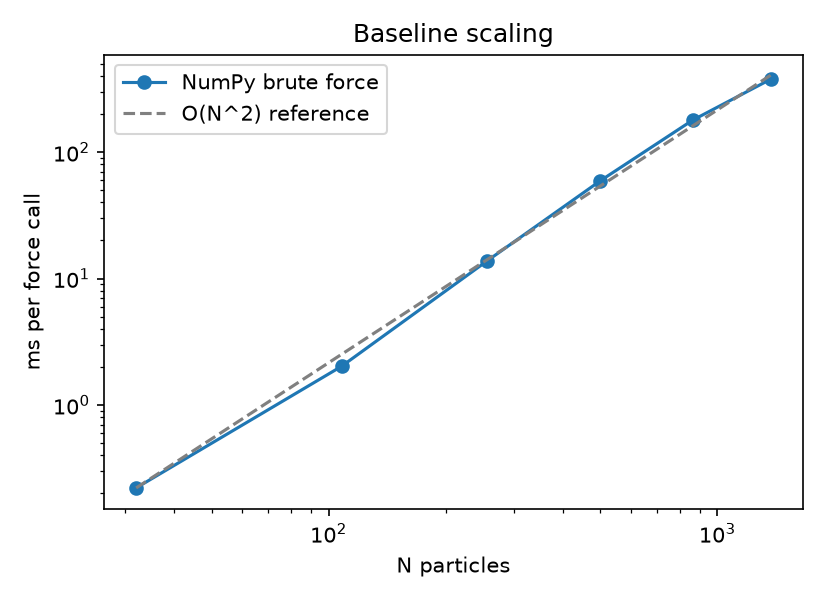

Here is the Python script that generated this plot:
"""Baseline benchmark: pure-NumPy brute-force force calculation vs particle number."""

import csv
import time

import matplotlib
matplotlib.use("Agg")
import matplotlib.pyplot as plt
import numpy as np

from mdlite.forces import compute_forces_brute
from mdlite.system import create_fcc_system

rows = []
print(f"{'N':>6} {'ms per force call':>20}")
for n_cells in [2, 3, 4, 5, 6, 7]:
    s = create_fcc_system(n_cells, density=0.8, temperature=1.0, seed=1)
    compute_forces_brute(s.positions, s.box)           # warm-up
    times = []
    for _ in range(5):
        t0 = time.perf_counter()
        compute_forces_brute(s.positions, s.box)
        times.append(time.perf_counter() - t0)
    best_ms = 1000.0 * min(times)
    rows.append((s.n_particles, best_ms))
    print(f"{s.n_particles:>6} {best_ms:>20.3f}")

with open("benchmarks/baseline_numpy.csv", "w", newline="") as f:
    w = csv.writer(f)
    w.writerow(["N", "ms_per_force_call"])
    w.writerows(rows)

n = np.array([r[0] for r in rows], dtype=float)
t = np.array([r[1] for r in rows])
plt.figure(figsize=(5.5, 4))
plt.loglog(n, t, "o-", label="NumPy brute force")
plt.loglog(n, t[0] * (n / n[0]) ** 2, "--", color="gray", label="O(N^2) reference")
plt.xlabel("N particles"); plt.ylabel("ms per force call"); plt.legend()
plt.title("Baseline scaling")
plt.tight_layout()
plt.savefig("benchmarks/baseline_numpy.png", dpi=150)
print("Saved benchmarks/baseline_numpy.csv and .png")
